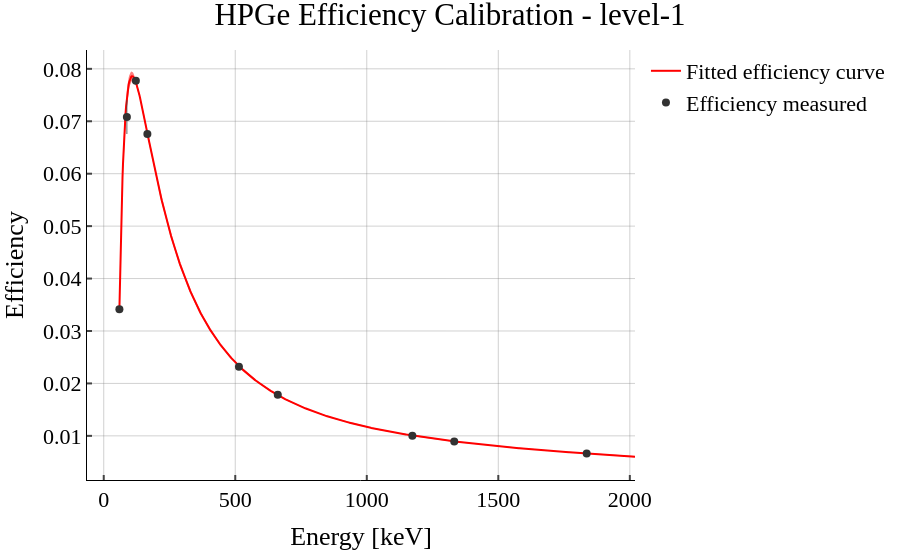
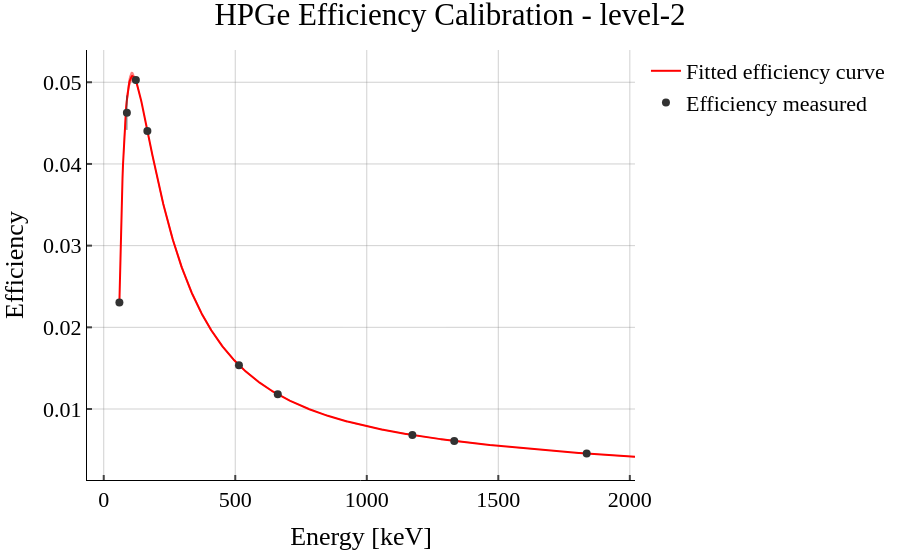
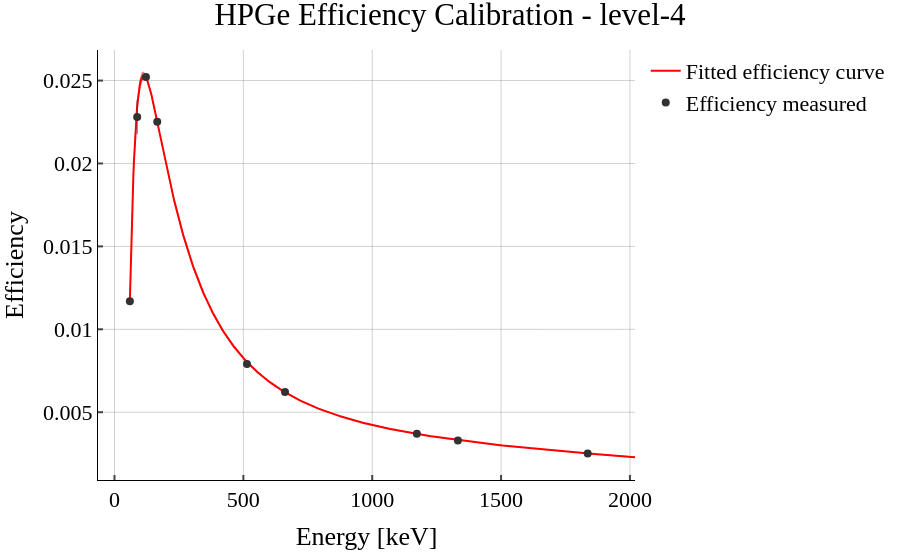
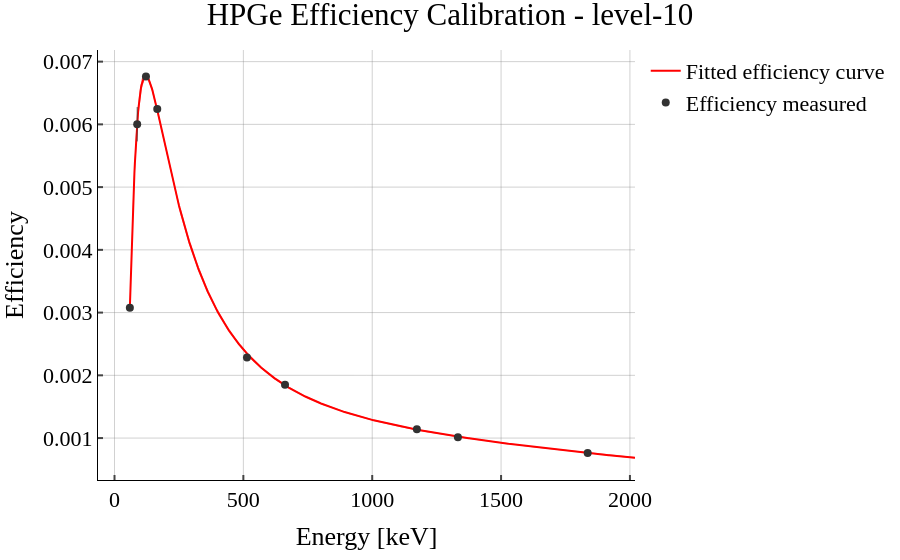

The notebook cell saved with these charts, in order:
### Code cell
perform_calibration(
    levels = [1,2,4,10],
    calib_source_data=calib_source_data,
    with_aluminum_foil = False,
    detector_name = 'Toptunov',
    raw_data_dir =    '../calibration_data/calib_2026/Toptunov/default_Sept',
    out_dir_plots =   '../calibration_data/processed_data/calib_2026/Toptunov/default_Sept',
    out_dir_results = '../calibration_data/processed_data/calib_2026/Toptunov/default_Sept',
    save_plots = True,
    compare_to_old_calibration = False
)

### Figure 1 — Plotly figure (JSON) as saved in the notebook; plotly's stock layout.template omitted (floating-point values rounded to 4 significant figures; data arrays with more than 128 entries replaced by an {"elided": "..."} marker saying what was removed)
{"data": [{"error_x": {"color": "rgba(63, 63, 63, 0.81)", "thickness": 1, "width": 0}, "error_y": {"color": "rgba(63, 63, 63, 0.81)", "thickness": 1, "width": 0}, "fill": "toself", "fillcolor": "rgba(255,0,0,0.5)", "hoverinfo": "skip", "line": {"color": "rgba(255,255,255,0)"}, "name": "Fit uncertainty", "showlegend": false, "type": "scatter", "x": {"elided": "2000 float values"}, "y": {"elided": "2000 float values"}}, {"error_x": {"color": "rgba(63, 63, 63, 0.81)", "thickness": 1, "width": 0}, "error_y": {"color": "rgba(63, 63, 63, 0.81)", "thickness": 1, "width": 0}, "line": {"color": "rgba(255,0,0,1)"}, "mode": "lines", "name": "Fitted efficiency curve", "type": "scatter", "x": {"elided": "1000 float values"}, "y": {"elided": "1000 float values"}}, {"error_x": {"array": [0.0, 0.0, 0.0, 0.0, 0.0, 0.0, 0.0, 0.0, 0.0], "color": "rgba(63, 63, 63, 0.81)", "thickness": 1, "type": "data", "visible": true, "width": 0}, "error_y": {"array": [0.0004883, 0.003232, 0.0005815, 0.0005561, 0.0003958, 0.000151, 0.0001406, 0.0001257, 6.939e-05], "color": "rgba(63, 63, 63, 0.81)", "thickness": 1, "type": "data", "visible": true, "width": 0}, "marker": {"color": "rgba(50,50,50,1)", "size": 8}, "mode": "markers", "name": "Efficiency measured", "type": "scatter", "x": [59.54, 88.03, 122.1, 165.9, 514.0, 661.7, 1173.0, 1332.0, 1836.0], "y": [0.03413, 0.0708, 0.07775, 0.06759, 0.02316, 0.01782, 0.01003, 0.008937, 0.006634]}], "layout": {"paper_bgcolor": "rgba(0,0,0,0)", "plot_bgcolor": "rgba(0,0,0,0)", "title": {"text": "HPGe Efficiency Calibration - level-1"}, "xaxis": {"title": {"text": "Energy [keV]"}}, "yaxis": {"title": {"text": "Efficiency"}}}}

### Figure 2 — Plotly figure (JSON) as saved in the notebook; plotly's stock layout.template omitted (floating-point values rounded to 4 significant figures; data arrays with more than 128 entries replaced by an {"elided": "..."} marker saying what was removed)
{"data": [{"error_x": {"color": "rgba(63, 63, 63, 0.81)", "thickness": 1, "width": 0}, "error_y": {"color": "rgba(63, 63, 63, 0.81)", "thickness": 1, "width": 0}, "fill": "toself", "fillcolor": "rgba(255,0,0,0.5)", "hoverinfo": "skip", "line": {"color": "rgba(255,255,255,0)"}, "name": "Fit uncertainty", "showlegend": false, "type": "scatter", "x": {"elided": "2000 float values"}, "y": {"elided": "2000 float values"}}, {"error_x": {"color": "rgba(63, 63, 63, 0.81)", "thickness": 1, "width": 0}, "error_y": {"color": "rgba(63, 63, 63, 0.81)", "thickness": 1, "width": 0}, "line": {"color": "rgba(255,0,0,1)"}, "mode": "lines", "name": "Fitted efficiency curve", "type": "scatter", "x": {"elided": "1000 float values"}, "y": {"elided": "1000 float values"}}, {"error_x": {"array": [0.0, 0.0, 0.0, 0.0, 0.0, 0.0, 0.0, 0.0, 0.0], "color": "rgba(63, 63, 63, 0.81)", "thickness": 1, "type": "data", "visible": true, "width": 0}, "error_y": {"array": [0.0003295, 0.002111, 0.000378, 0.0003659, 0.0002497, 0.0001004, 9.607e-05, 8.538e-05, 4.532e-05], "color": "rgba(63, 63, 63, 0.81)", "thickness": 1, "type": "data", "visible": true, "width": 0}, "marker": {"color": "rgba(50,50,50,1)", "size": 8}, "mode": "markers", "name": "Efficiency measured", "type": "scatter", "x": [59.54, 88.03, 122.1, 165.9, 514.0, 661.7, 1173.0, 1332.0, 1836.0], "y": [0.02304, 0.04627, 0.05028, 0.04403, 0.01536, 0.01181, 0.006825, 0.006084, 0.004555]}], "layout": {"paper_bgcolor": "rgba(0,0,0,0)", "plot_bgcolor": "rgba(0,0,0,0)", "title": {"text": "HPGe Efficiency Calibration - level-2"}, "xaxis": {"title": {"text": "Energy [keV]"}}, "yaxis": {"title": {"text": "Efficiency"}}}}

### Figure 3 — Plotly figure (JSON) as saved in the notebook; plotly's stock layout.template omitted (floating-point values rounded to 4 significant figures; data arrays with more than 128 entries replaced by an {"elided": "..."} marker saying what was removed)
{"data": [{"error_x": {"color": "rgba(63, 63, 63, 0.81)", "thickness": 1, "width": 0}, "error_y": {"color": "rgba(63, 63, 63, 0.81)", "thickness": 1, "width": 0}, "fill": "toself", "fillcolor": "rgba(255,0,0,0.5)", "hoverinfo": "skip", "line": {"color": "rgba(255,255,255,0)"}, "name": "Fit uncertainty", "showlegend": false, "type": "scatter", "x": {"elided": "2000 float values"}, "y": {"elided": "2000 float values"}}, {"error_x": {"color": "rgba(63, 63, 63, 0.81)", "thickness": 1, "width": 0}, "error_y": {"color": "rgba(63, 63, 63, 0.81)", "thickness": 1, "width": 0}, "line": {"color": "rgba(255,0,0,1)"}, "mode": "lines", "name": "Fitted efficiency curve", "type": "scatter", "x": {"elided": "1000 float values"}, "y": {"elided": "1000 float values"}}, {"error_x": {"array": [0.0, 0.0, 0.0, 0.0, 0.0, 0.0, 0.0, 0.0, 0.0], "color": "rgba(63, 63, 63, 0.81)", "thickness": 1, "type": "data", "visible": true, "width": 0}, "error_y": {"array": [0.0001657, 0.00104, 0.0001884, 0.0001848, 0.0001394, 5.286e-05, 5.184e-05, 4.632e-05, 2.571e-05], "color": "rgba(63, 63, 63, 0.81)", "thickness": 1, "type": "data", "visible": true, "width": 0}, "marker": {"color": "rgba(50,50,50,1)", "size": 8}, "mode": "markers", "name": "Efficiency measured", "type": "scatter", "x": [59.54, 88.03, 122.1, 165.9, 514.0, 661.7, 1173.0, 1332.0, 1836.0], "y": [0.0117, 0.02281, 0.02521, 0.02252, 0.007908, 0.006227, 0.0037, 0.003292, 0.002511]}], "layout": {"paper_bgcolor": "rgba(0,0,0,0)", "plot_bgcolor": "rgba(0,0,0,0)", "title": {"text": "HPGe Efficiency Calibration - level-4"}, "xaxis": {"title": {"text": "Energy [keV]"}}, "yaxis": {"title": {"text": "Efficiency"}}}}

### Figure 4 — Plotly figure (JSON) as saved in the notebook; plotly's stock layout.template omitted (floating-point values rounded to 4 significant figures; data arrays with more than 128 entries replaced by an {"elided": "..."} marker saying what was removed)
{"data": [{"error_x": {"color": "rgba(63, 63, 63, 0.81)", "thickness": 1, "width": 0}, "error_y": {"color": "rgba(63, 63, 63, 0.81)", "thickness": 1, "width": 0}, "fill": "toself", "fillcolor": "rgba(255,0,0,0.5)", "hoverinfo": "skip", "line": {"color": "rgba(255,255,255,0)"}, "name": "Fit uncertainty", "showlegend": false, "type": "scatter", "x": {"elided": "2000 float values"}, "y": {"elided": "2000 float values"}}, {"error_x": {"color": "rgba(63, 63, 63, 0.81)", "thickness": 1, "width": 0}, "error_y": {"color": "rgba(63, 63, 63, 0.81)", "thickness": 1, "width": 0}, "line": {"color": "rgba(255,0,0,1)"}, "mode": "lines", "name": "Fitted efficiency curve", "type": "scatter", "x": {"elided": "1000 float values"}, "y": {"elided": "1000 float values"}}, {"error_x": {"array": [0.0, 0.0, 0.0, 0.0, 0.0, 0.0, 0.0, 0.0, 0.0], "color": "rgba(63, 63, 63, 0.81)", "thickness": 1, "type": "data", "visible": true, "width": 0}, "error_y": {"array": [4.352e-05, 0.0002739, 5.091e-05, 5.254e-05, 4.371e-05, 1.567e-05, 1.596e-05, 1.428e-05, 7.78e-06], "color": "rgba(63, 63, 63, 0.81)", "thickness": 1, "type": "data", "visible": true, "width": 0}, "marker": {"color": "rgba(50,50,50,1)", "size": 8}, "mode": "markers", "name": "Efficiency measured", "type": "scatter", "x": [59.54, 88.03, 122.1, 165.9, 514.0, 661.7, 1173.0, 1332.0, 1836.0], "y": [0.003078, 0.006002, 0.006763, 0.006244, 0.002286, 0.001851, 0.00114, 0.001012, 0.0007638]}], "layout": {"paper_bgcolor": "rgba(0,0,0,0)", "plot_bgcolor": "rgba(0,0,0,0)", "title": {"text": "HPGe Efficiency Calibration - level-10"}, "xaxis": {"title": {"text": "Energy [keV]"}}, "yaxis": {"title": {"text": "Efficiency"}}}}
